Frame 1 (no input): blank canvas, image omitted
Frame 60 (no input): blank canvas, image omitted
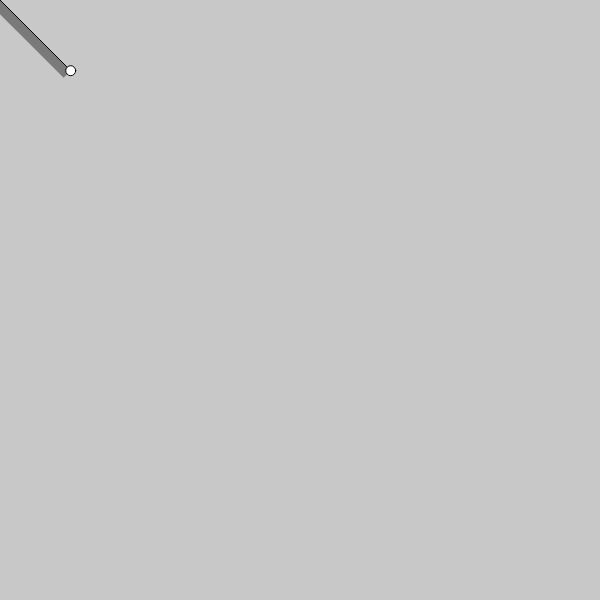
Frame 120 (the mouse pressed at the canvas centre since frame 60)

The p5.js sketch whose frames 1 and 60 were blank and that drew this single picture after the mouse press (run headless with seeded random() and noise() and a simulated clock; from frame 60 on, the mouse is pressed at the canvas centre):

// p5.js sketch
// ── sketch.js
function setup(){
    createCanvas(600,600);
}
function draw(){
    background(200);

    const myVec = createVector(mouseX,mouseY);
    //myVec.sub(createVector(50,150));

    myVec.mult(3);
    myVec.div(2);

    myVec.normalize();
    myVec.mult(100);

 

    push();
    fill(0,100);
    noStroke();
    rotate(myVec.heading());
    rect(0,0,myVec.mag(),10);
    pop();
     

    line (0, 0, myVec.x, myVec.y);
    circle(myVec.x,myVec.y,10);
}
